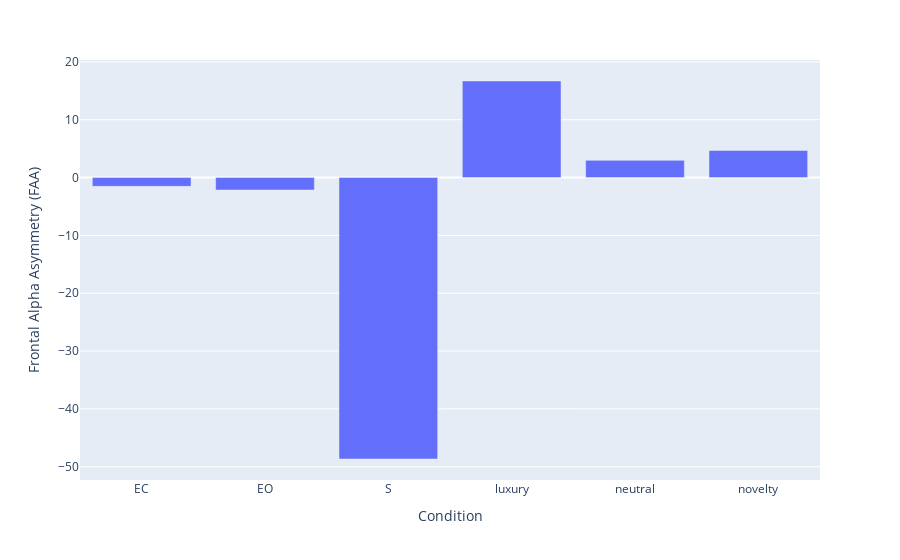

Here is the notebook cell this chart was saved with:
### Code cell
# Compute power spectral distribution (PSD) for each region of interest (ROI) and condition
def extract_band_power(eeg_df, elecs, roi_name, freq_band_dict={'alpha':[7,13]}):
    freq_edges = list(sorted({ele for val in freq_band_dict.values() for ele in val}))
    freq_names = freq_band_dict.keys()
    
    condition = eeg_df.reset_index(drop=True).loc[0, 'Condition']
    psd_df = get_psd(eeg_df, condition, elecs)
    
    powers = psd_df.groupby(pd.cut(psd_df['Frequency'], bins = freq_edges, labels = freq_names)).Power.apply(lambda x:simps(x))
    powers['ROI'] = roi_name
    return powers

alpha_left = eeg.drop('TS_UNIX', axis=1).groupby(['Condition']).apply(extract_band_power, elecs=['Fp1', 'F3'], roi_name='Left').reset_index()
alpha_right = eeg.drop('TS_UNIX', axis=1).groupby(['Condition']).apply(extract_band_power, elecs=['Fp2', 'F4'], roi_name='Right').reset_index()

# Calculate FAA
alpha_frontal = pd.concat([alpha_left, alpha_right]).pivot(index='Condition', columns='ROI', values='alpha')
alpha_frontal['FAA'] = alpha_frontal['Right'] - alpha_frontal['Left']
alpha_frontal.reset_index(inplace=True)

# Plot distribution as bar plots
fig = px.bar(alpha_frontal, 
             x='Condition', y='FAA', 
             labels={'FAA':'Frontal Alpha Asymmetry (FAA)'})
fig.show()

### Figure 1 — Plotly figure (JSON) as saved in the notebook; plotly's stock layout.template omitted (floating-point values rounded to 4 significant figures)
{"data": [{"alignmentgroup": "True", "hovertemplate": "Condition=%{x}<br>Frontal Alpha Asymmetry (FAA)=%{y}<extra></extra>", "legendgroup": "", "marker": {"color": "#636efa", "pattern": {"shape": ""}}, "name": "", "offsetgroup": "", "orientation": "v", "showlegend": false, "textposition": "auto", "type": "bar", "x": ["EC", "EO", "S", "luxury", "neutral", "novelty"], "xaxis": "x", "y": [-1.526, -2.152, -48.67, 16.69, 2.968, 4.684], "yaxis": "y"}], "layout": {"barmode": "relative", "legend": {"tracegroupgap": 0}, "margin": {"t": 60}, "xaxis": {"anchor": "y", "domain": [0, 1], "title": {"text": "Condition"}}, "yaxis": {"anchor": "x", "domain": [0, 1], "title": {"text": "Frontal Alpha Asymmetry (FAA)"}}}}
